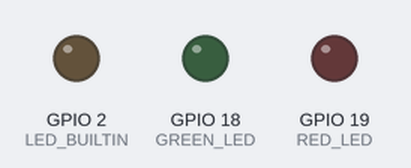
A sketch run on a simulated ESP32. Parts: output pins drawn as LEDs (lit = HIGH).

Above: at 0.2 s.
At 1.1 s:
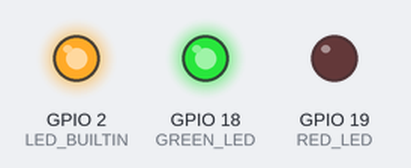
At 2.4 s:
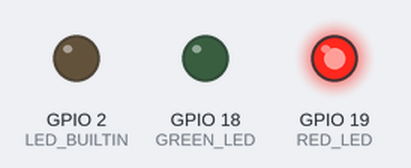
Timing chart, 0 to 3.0 s (numbered marks = the images above):
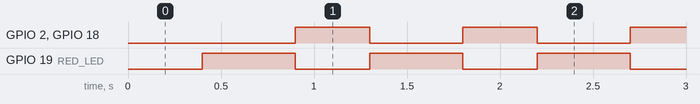

Measured:
- by itself, GPIO 2 (LED_BUILTIN), GPIO 18 (GREEN_LED): alternates HIGH for 0.40 s and LOW for 0.50 s
- by itself, GPIO 19 (RED_LED): alternates HIGH for 0.50 s and LOW for 0.40 s

The sketch:

main.ino
```cpp
#include <analogWrite.h>
#define ONBOARD_LED  2
#define GREEN_LED 18
#define RED_LED 19

void setup() {
  pinMode(LED_BUILTIN,OUTPUT);
  pinMode(GREEN_LED,OUTPUT);
  pinMode(RED_LED,OUTPUT);
}

void loop() {
  delay(400);
  digitalWrite(LED_BUILTIN,0);
   digitalWrite(GREEN_LED,LOW);
  digitalWrite(RED_LED,HIGH);
  delay(500);
  digitalWrite(LED_BUILTIN,10);
  digitalWrite(GREEN_LED,HIGH);
     digitalWrite(RED_LED,LOW);
}
```
